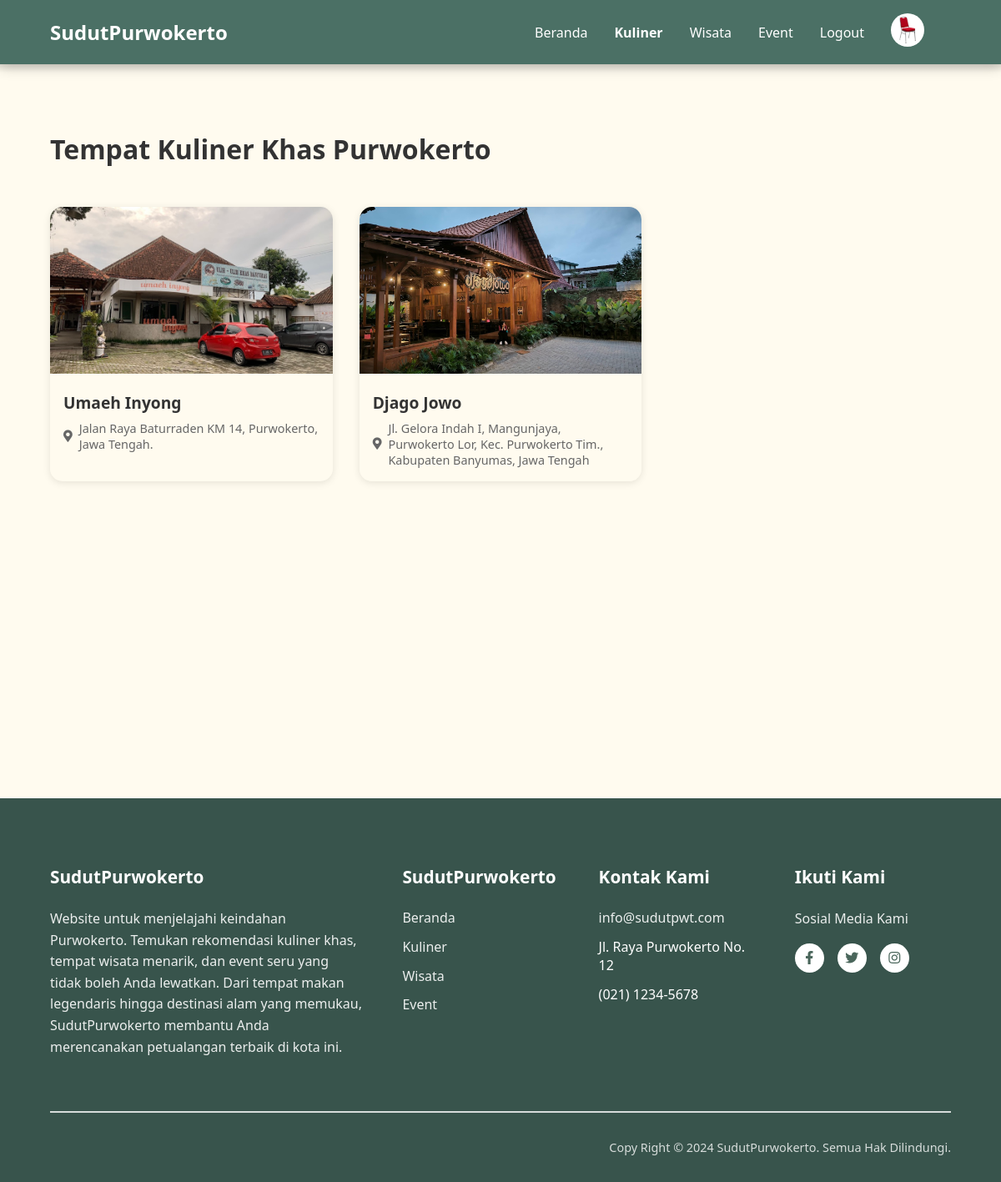
The app's page /posted.php?type=kuliner (signed in) with its own data.
### tables this page shows
CREATE TABLE `akun` (
  `id_akun` int(11) NOT NULL,
  `nama_lengkap` varchar(100) NOT NULL,
  `email` varchar(100) NOT NULL,
  `username` varchar(50) NOT NULL,
  `password` varchar(255) NOT NULL,
  `role` enum('admin','user') NOT NULL,
  `foto` varchar(255) DEFAULT NULL
);

CREATE TABLE `tempat_kuliner` (
  `id_kuliner` int(11) NOT NULL,
  `nama_kuliner` varchar(100) NOT NULL,
  `lokasi_kuliner` varchar(255) NOT NULL,
  `deskripsi_kuliner` text NOT NULL,
  `range_harga` text NOT NULL,
  `menu` text NOT NULL,
  `jam_kuliner` text NOT NULL,
  `foto_kuliner` varchar(255) NOT NULL,
  `tgl` datetime NOT NULL DEFAULT current_timestamp()
);

### posted.php (the view, shortened to what this page needs)
<?php
require "koneksi.php";
$type = isset($_GET['type']) ? $_GET['type'] : '';
if ($type == 'kuliner') {
    $title = "Tempat Kuliner Khas Purwokerto";
    $query = "SELECT id_kuliner AS id, nama_kuliner AS nama, lokasi_kuliner AS lokasi, foto_kuliner AS foto FROM tempat_kuliner";
} elseif ($type == 'wisata') {
    $title = "Tempat Wisata di Purwokerto";
    $query = "SELECT id_wisata AS id, nama_wisata AS nama, lokasi_wisata AS lokasi, foto_wisata AS foto FROM tempat_wisata";
} elseif ($type == 'event') {
    $title = "Event dan Festival di Purwokerto";
    $query = "SELECT id_event AS id, nama_event AS nama, tanggal_event AS tanggal, lokasi_event AS lokasi, foto_event AS foto FROM event";
} else {
    echo "Jenis postingan tidak valid.";
    exit();
}
$result = mysqli_query($conn, $query);
?>
<!DOCTYPE html>
<html lang="id">
<head>
    <link rel="stylesheet" href="https://cdnjs.cloudflare.com/ajax/libs/font-awesome/5.15.4/css/all.min.css">
    <link rel="stylesheet" href="css/posted.css">
</head>
<body>
    <nav>
        <a href="../sudutpurwokerto/" class="logo">SudutPurwokerto</a>
        <div class="nav-links">
            <a href="../sudutpurwokerto/">Beranda</a>
            <a href="posted.php?type=kuliner" class="<?php echo ($type == 'kuliner') ? 'active' : ''; ?>">Kuliner</a>
            <a href="posted.php?type=wisata" class="<?php echo ($type == 'wisata') ? 'active' : ''; ?>">Wisata</a>
            <a href="posted.php?type=event" class="<?php echo ($type == 'event') ? 'active' : ''; ?>">Event</a>
            <?php
                $login = isset($_SESSION["login"]) && $_SESSION["login"];
                if ($login) {
                    $queryProfile = "SELECT foto FROM akun WHERE id_akun = " . $_SESSION["id_akun"];
                    $fotoProfile = mysqli_query($conn, $queryProfile);
                    $fotoData = mysqli_fetch_assoc($fotoProfile);
                    $profilePicture = 'userimage/' . $fotoData['foto'];
                    ?>
                    <a href="logout.php">Logout</a>
                    <a href="profile.php"><img src="<?php echo $profilePicture; ?>" alt="Profile Picture" class="profile-pic"></a>
                <?php } else { ?>
                    <a href="login.php" class="login-btn">Login</a>
                    <a href="register.php" class="register-btn">Register</a>
                <?php } ?>
        </div>
    </nav>
    <main class="content">
        <h1><?php echo $title; ?></h1>
        <div class="posted-grid">
            <?php
            if (mysqli_num_rows($result) > 0) {
                while ($row = mysqli_fetch_assoc($result)) {
                    ?>
                    <div class="posted-card">
                        <a href="posted-detail.php?type=<?php echo $type; ?>&id=<?php echo $row['id']; ?>">
                            <img src="asset/<?php echo $row['foto']; ?>" alt="<?php echo $row['nama']; ?>">
                        </a>
                        <div class="posted-info">
                            <a href="posted-detail.php?type=<?php echo $type; ?>&id=<?php echo $row['id']; ?>">
                                <h3><?php echo $row['nama']; ?></h3>
                            </a>
                            <p><i class="fas fa-map-marker-alt"></i> <?php echo $row['lokasi']; ?></p>
                        </div>
                    </div>
                    <?php
                }
            } else {
                echo "<p>Tidak ada data untuk jenis postingan ini.</p>";
            }
            ?>
        </div>
    </main>
    <?php include "footer.php";?>
</body>
</html>

### css/posted.css (style rules this page uses)
* { margin: 0; padding: 0; box-sizing: border-box; font-family: 'Segoe UI', sans-serif; }
nav { background: #4B7065; padding: 1rem 5%; display: flex; justify-content: flex-start; align-items: center; position: relative; box-shadow: 0 4px 15px rgba(0, 0, 0, 0.2); z-index: 10; }
nav::after { content: ''; position: absolute; bottom: -10px; left: 0; width: 100%; height: 10px; background: linear-gradient(to bottom, rgba(0,0,0,0.1), transparent); pointer-events: none; }
.logo { color: white; font-size: 1.5rem; font-weight: bold; text-decoration: none; }
.nav-links { display: flex; gap: 2rem; align-items: center; margin-left: auto; margin-right: 2rem; }
.nav-links a { color: white; text-decoration: none; font-size: 1rem; transition: color 0.3s ease; }
.nav-links a.active { font-weight: bold; color: white; }
.profile-pic { width: 40px; height: 40px; border-radius: 50%; object-fit: cover; }
.content { padding: 2rem 5%; background: rgb(255, 251, 239); min-height: 110vh; position: relative; z-index: 5; margin: 0; padding-bottom: 4rem; }
h1 { font-size: 2rem; margin: 3rem 0; color: #333; }
.posted-grid { display: grid; grid-template-columns: repeat(3, 1fr); gap: 2rem; margin-top: 0; margin-bottom: 3rem; }
.posted-card { background: rgb(255, 251, 239); border-radius: 15px; overflow: hidden; box-shadow: 0 2px 10px rgba(0,0,0,0.1); }
.posted-card img { width: 100%; height: 200px; object-fit: cover; }
.posted-card a { text-decoration: none; }
.posted-info { padding: 1rem; background: rgb(255, 251, 239); }
.posted-info h3 { font-size: 1.2rem; margin-bottom: 0.5rem; color: #333; }
.posted-info p { color: #666; font-size: 0.9rem; display: flex; align-items: center; gap: 0.5rem; }

### records on screen
akun: foto (picture)
tempat_kuliner: foto_kuliner (picture), nama_kuliner "Umaeh Inyong", lokasi_kuliner "Jalan Raya Baturraden KM 14, Purwokerto, Jawa Tengah."
tempat_kuliner: foto_kuliner (picture), nama_kuliner "Djago Jowo", lokasi_kuliner "Jl. Gelora Indah I, Mangunjaya, Purwokerto Lor, Kec. Purwokerto Tim., Kabupaten Banyumas, Jawa Tengah"

### other values on screen
$title "Tempat Kuliner Khas Purwokerto"
